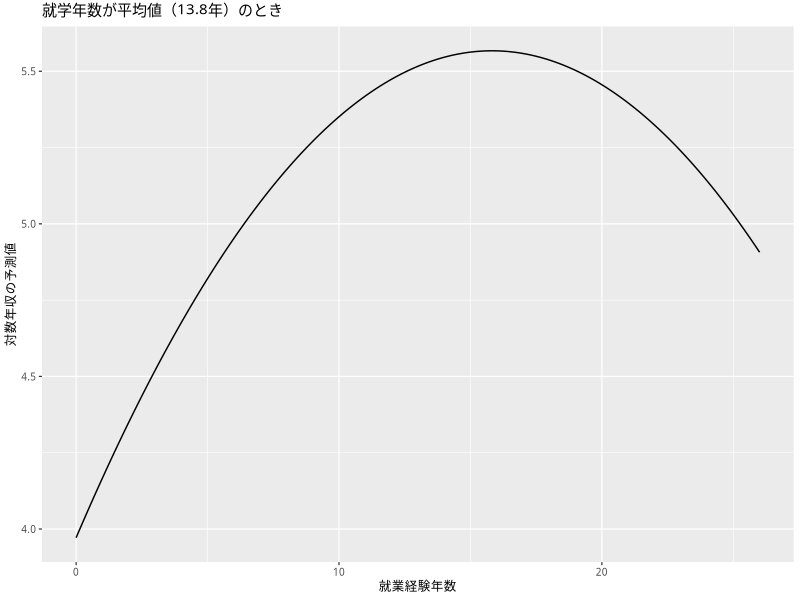
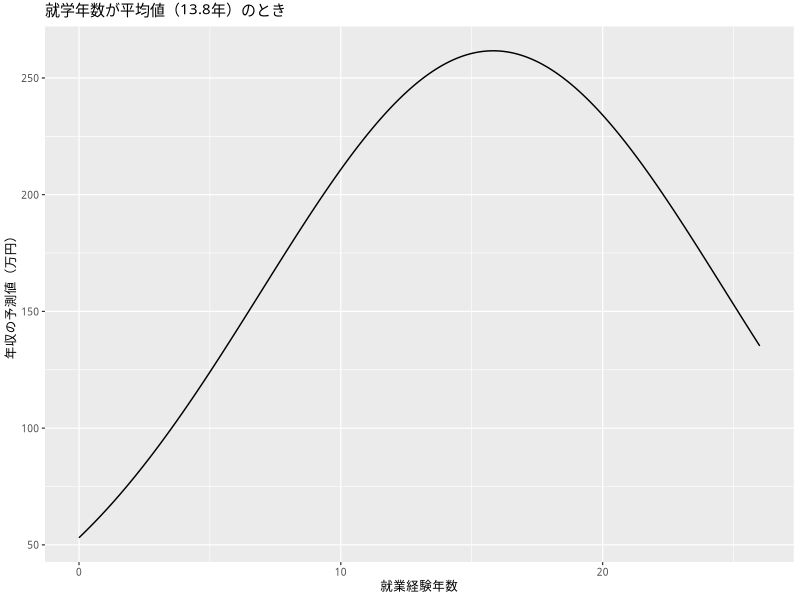
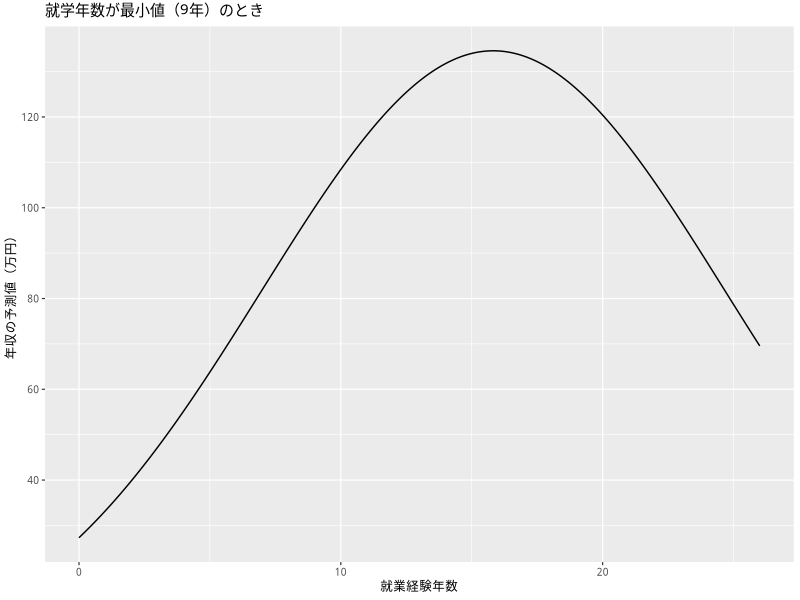
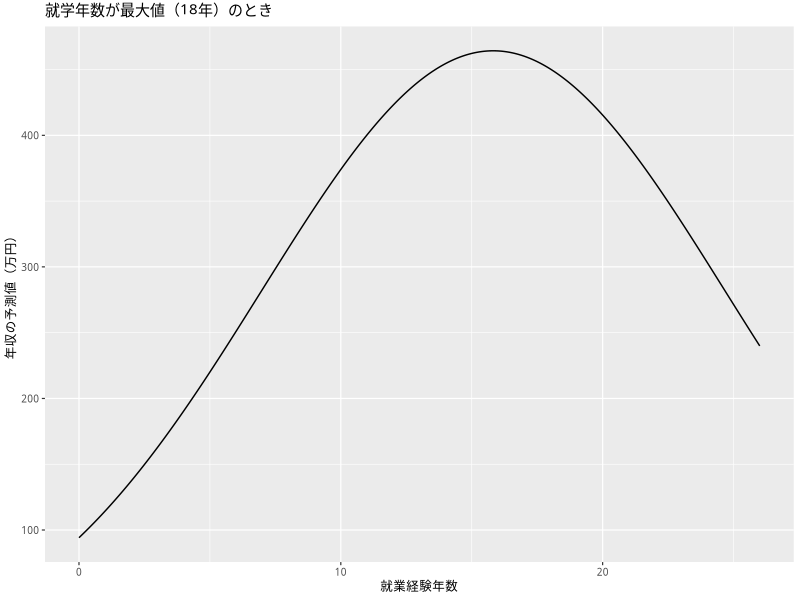
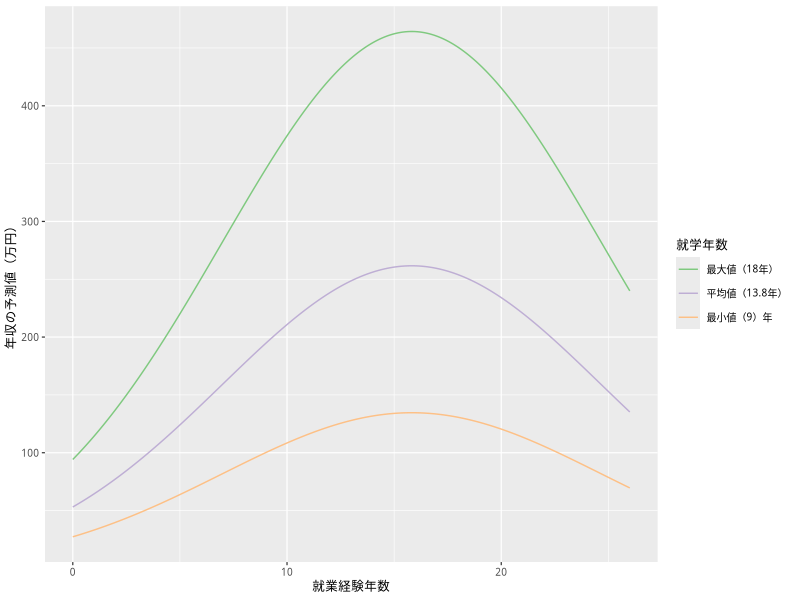

Generate these figures, in order, with R:
## ---- chunk 1
#| include: false

if (knitr::is_latex_output()) {
  knitr::opts_chunk$set(dev = 'cairo_pdf')
}
## ---- chunk 2
#| echo: false
#| message:  false

library(tidyverse)
my_font <- 'HiraginoSans-W3'
theme_set(theme_gray(base_size = 9,
                     base_family = my_font))
## ---- chunk 3
HR09 <- read_csv('data/hr-data.csv') |>
  mutate(experience = as.numeric(status == '現職' | status == '元職')) |>
  filter(year == 2009) |>
  na.omit()
## ---- chunk 4
fit1 <- lm(voteshare ~ exp,
           data = HR09)
broom::tidy(fit1, conf.int = TRUE)
## ---- chunk 5
fit2 <- lm(voteshare ~ I(exp / 10 ^ 6), data = HR09)
broom::tidy(fit2, conf.int = TRUE)
## ---- chunk 6
HR09 <- HR09 |>
  mutate(z_expm = (expm - mean(expm, na.rm = TRUE)) / sd(expm, na.rm = TRUE))
summary(HR09$z_expm)
## ---- chunk 7
fit4 <- lm(voteshare ~ z_expm,
           data = HR09)
broom::tidy(fit4, conf.int = TRUE)
## ---- chunk 8
fit5 <- lm(voteshare ~ experience * expm, data = HR09)
broom::tidy(fit5)
broom::glance(fit5)
## ---- chunk 9
HR09 <- HR09 |>
  mutate(c_experience = experience - mean(experience),
         c_expm       = expm - mean(expm, na.rm = TRUE))
fit5_c <- lm(voteshare ~ c_experience * c_expm,
             data = HR09)
broom::tidy(fit5_c, conf.int = TRUE)
broom::glance(fit5_c)
## ---- chunk 10
fit6 <- lm(log(voteshare) ~ expm,
           data = HR09)
broom::tidy(fit6, conf.int = TRUE)
## ---- chunk 11
exp(coef(fit6)[2]) - 1
## ---- chunk 12
myd <- read_csv('data/fake_income.csv')
glimpse(myd)
## ---- chunk 13
fit_mincer <- lm(log(income) ~
                   education + experience + I(experience ^ 2),
                 data = myd)
broom::tidy(fit_mincer, conf.int = TRUE)
## ---- chunk 14
(mean_educ <- mean(myd$education))
## ---- chunk 15
exper_vec <- with(myd,
                  seq(from = min(experience),
                      to   = max(experience),
                      length.out = 1000))
## ---- chunk 16
pred_mean <- coef(fit_mincer)[1] +
  coef(fit_mincer)[2] * mean_educ +
  coef(fit_mincer)[3] * exper_vec +
  coef(fit_mincer)[4] * exper_vec ^ 2
## ---- chunk 17
dd <- tibble(exper     = exper_vec,
             pred_mean = pred_mean)
plt1 <- ggplot(dd, aes(x = exper, y = pred_mean)) +
  geom_line() +
  labs(x = '就業経験年数', y = '対数年収の予測値',
       title = '就学年数が平均値（13.8年）のとき')
plot(plt1)
## ---- chunk 18
plt2 <- ggplot(dd, aes(x = exper, y = exp(pred_mean))) +
  geom_line() +
  labs(x = '就業経験年数', y = '年収の予測値（万円）',
       title = '就学年数が平均値（13.8年）のとき')
plot(plt2)
## ---- chunk 19
min_educ <- min(myd$education)
pred_min <- coef(fit_mincer)[1] +
  coef(fit_mincer)[2] * min_educ +
  coef(fit_mincer)[3] * exper_vec +
  coef(fit_mincer)[4] * exper_vec ^ 2
dd$pred_min <- pred_min
plt3 <- ggplot(dd, aes(x = exper, y = exp(pred_min))) +
  geom_line() +
  labs(x = '就業経験年数',
       y = '年収の予測値（万円）',
       title = '就学年数が最小値（9年）のとき')
plot(plt3)
## ---- chunk 20
max_educ <- max(myd$education)
pred_max <- coef(fit_mincer)[1] +
  coef(fit_mincer)[2] * max_educ +
  coef(fit_mincer)[3] * exper_vec +
  coef(fit_mincer)[4] * exper_vec ^ 2
dd$pred_max <- pred_max
plt4 <- ggplot(dd, aes(x = exper, y = exp(pred_max))) +
  geom_line() +
  labs(x = '就業経験年数',
       y = '年収の予測値（万円）',
       title = '就学年数が最大値（18年）のとき')
plot(plt4)
## ---- chunk 21
dd_long <- dd |>
  pivot_longer(cols         = pred_mean : pred_max,
               names_to     = 'education',
               names_prefix = 'pred_',
               values_to    = 'predicted')
plt5 <- ggplot(dd_long,
               aes(x = exper, y = exp(predicted),
                   color = education)) +
  geom_line() +
  labs(x = '就業経験年数', y = '年収の予測値（万円）') +
  scale_color_brewer(palette = 'Accent',
                     name    = '就学年数',
                     labels  = c('最大値（18年）',
                                 '平均値（13.8年）',
                                 '最小値（9）年'))
plot(plt5)
